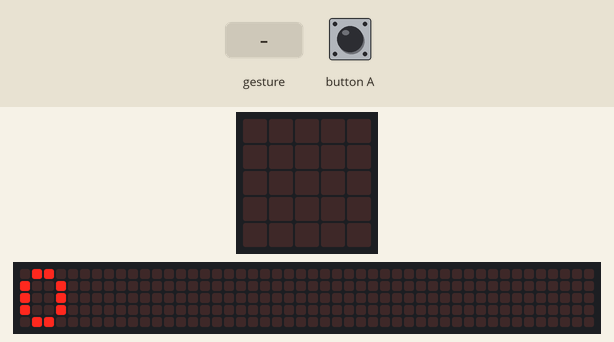
Bench run of a program on a simulated BBC micro:bit running MicroPython. On the bench: the board's 5×5 LED display, a strip that is not on the board, showing the scrolling text unrolled. The inputs (shaded band) are chosen by the test bench. A tilt is held for 1.5 s and a shake lasts 1 s, then the board lies face up again; the 48×5 strip is a reading aid, not a part: it shows the text the display is scrolling, unrolled, one strip-width of it at a time.

Above: at 1.27 s.
1.3 s: gesture 'shake'
At 2.85 s:
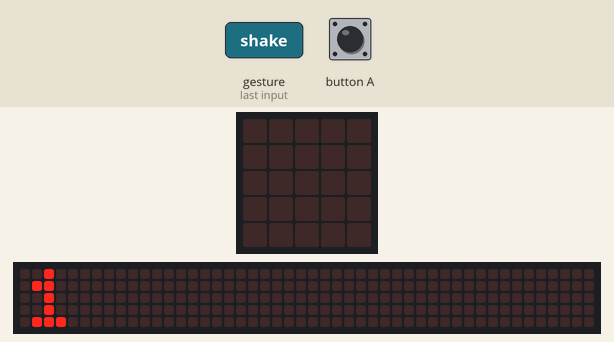
3.0 s: button A pressed for 0.15 s
At 3.07 s:
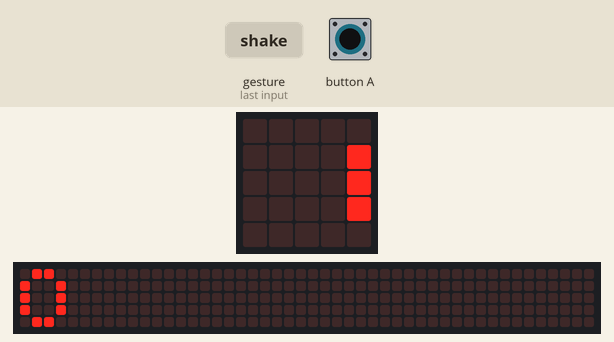
Timing chart, 0 to 6.0 s (numbered marks = the images above; inputs shaded):
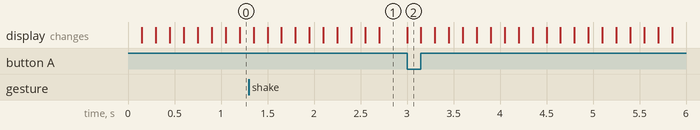

The program:

pedometer.py
```python
from microbit import *

def showCount():
    display.scroll(str(count), delay=150, wait=False, loop=True)

count = 0
showCount()
while True:
    if accelerometer.was_gesture('shake'):
        count = count + 1
        showCount()
    if button_a.was_pressed():
        count = 0
        showCount()
```
